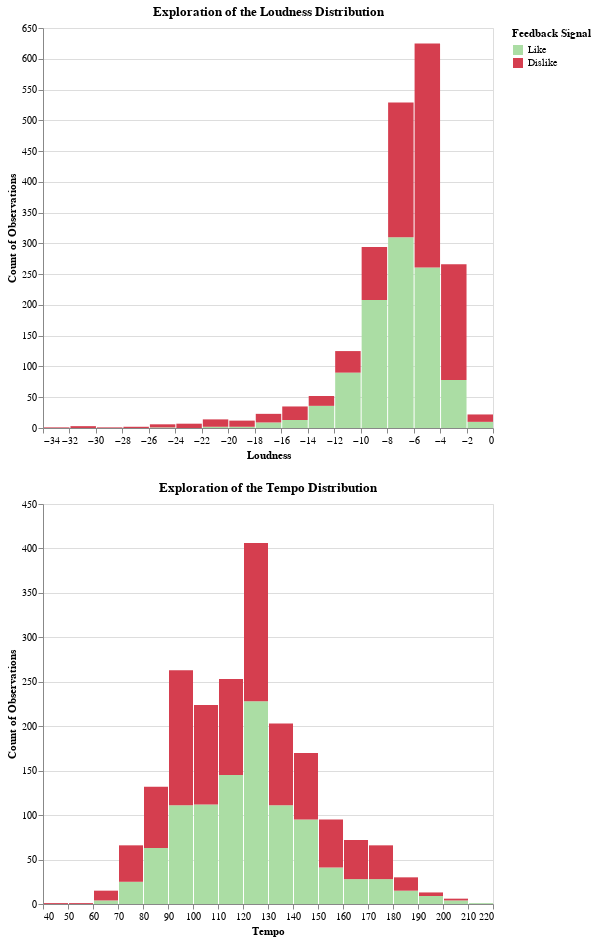

The notebook cell saved with this chart:
### Code cell
features = ["loudness",
            "tempo"]
bin_sizes = [20] * 2

plot_distribution(df, features, "Q", bin_sizes)

### Figure 1 — Vega-Lite specification as saved in the notebook (floating-point values rounded to 4 significant figures; data arrays with more than 128 entries replaced by an {"elided": "..."} marker saying what was removed)
{"config": {"view": {"continuousWidth": 300, "continuousHeight": 300}}, "vconcat": [{"mark": {"type": "bar"}, "encoding": {"color": {"field": "target", "legend": {"title": "Feedback Signal"}, "scale": {"range": ["#abdda4", "#d53e4f"]}, "sort": ["Like", "Dislike"], "type": "nominal"}, "tooltip": [{"aggregate": "count", "title": "Observations", "type": "quantitative"}], "x": {"axis": {"labelAngle": 0, "title": "Loudness"}, "bin": {"maxbins": 20}, "field": "loudness", "type": "quantitative"}, "y": {"aggregate": "count", "axis": {"title": "Count of Observations"}, "stack": "zero", "type": "quantitative"}}, "height": 400, "title": "Exploration of the Loudness Distribution", "width": 450}, {"mark": {"type": "bar"}, "encoding": {"color": {"field": "target", "legend": {"title": "Feedback Signal"}, "scale": {"range": ["#abdda4", "#d53e4f"]}, "sort": ["Like", "Dislike"], "type": "nominal"}, "tooltip": [{"aggregate": "count", "title": "Observations", "type": "quantitative"}], "x": {"axis": {"labelAngle": 0, "title": "Tempo"}, "bin": {"maxbins": 20}, "field": "tempo", "type": "quantitative"}, "y": {"aggregate": "count", "axis": {"title": "Count of Observations"}, "stack": "zero", "type": "quantitative"}}, "height": 400, "title": "Exploration of the Tempo Distribution", "width": 450}], "data": {"name": "data-e216829d4f9c1286c8223a144adcec7c"}, "$schema": "https://vega.github.io/schema/vega-lite/v5.8.0.json", "datasets": {"data-e216829d4f9c1286c8223a144adcec7c": {"elided": "2017 records"}}}
